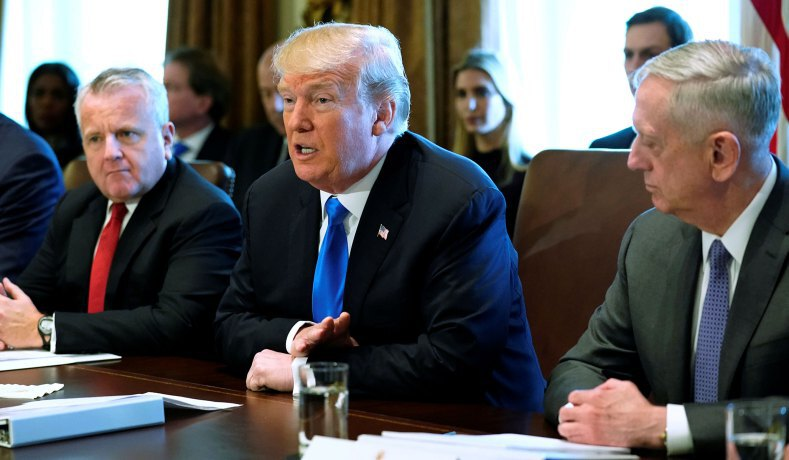
#> input picture trump_photos/1009.jpg, 789 x 460 px, found by its file name; its folder holds only this picture in this run
$ python facefinder.py
#> lines starting #> are read from the running program, lines starting #| are printed output that depends on the picture
import cv2
import os, sys
from PIL import Image
# change the paths here to make them workable
path ="/Users/campberebe3/Desktop/faceassignment/trump_photos/"
path2 = "/Users/campberebe3/Desktop/faceassignment/Trumpfaces/"
dirs =os.listdir(path)

face_cascade = cv2.CascadeClassifier('face_detector.xml')


def findface():
    counter = 0
    for item in dirs:
        if os.path.isfile(path+item):
            img = cv2.imread(path+item)
#> img is the input picture: shape (460, 789, 3); mean B, G, R 87.9, 87.4, 90.1
            facez = face_cascade.detectMultiScale(img,1.1,4)
#> facez = [[26, 76, 48, 48], [442, 72, 60, 60], [68, 103, 88, 88], [261, 69, 78, 78]]

            for(x,y,w,h) in facez:

                counter += 1
                facew = x+w
#> facew = 74
                rectw = int(w/4)
#> rectw = 12
                recth = int(h/4)
#> recth = 12
                offy =int(recth/2)
#> offy = 6
                offx =int(rectw/2)
#> offx = 6

                im = Image.open(path+item)
                im_crop = im.crop((x-offx,y-offy,x+w+rectw,y+h+recth))
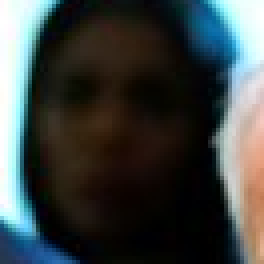
#> im_crop: PIL image 66x66 RGB (shown 4 times larger); mean R, G, B 61.4, 67.1, 65.7
                im_crop.save(path2+"crop"+str(counter)+".jpg")


    print("found "+str(counter)+" faces!")


findface()

$ run again, on trump_photos/1191.jpg
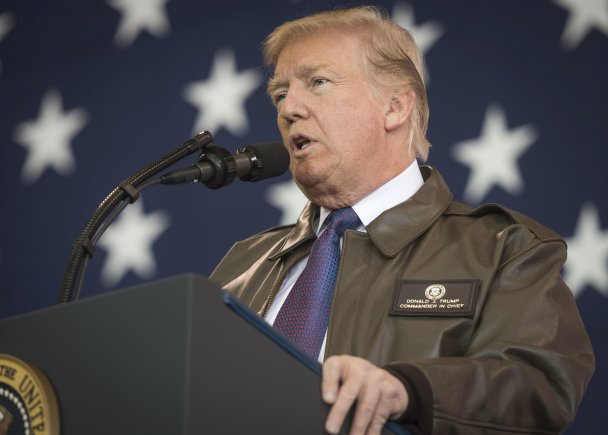
#> input picture trump_photos/1191.jpg, 608 x 435 px, found by its file name
#> in findface, img is the input picture: shape (435, 608, 3); mean B, G, R 77.3, 75.6, 80.5
#> facez = [[253, 17, 159, 159]]
#> facew = 412
#> rectw = 39
#> offy = 19
#> in findface, `im_crop = im.crop((x-offx,y-offy,x+w+rectw,y+h+recth))`:
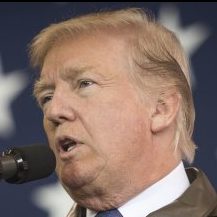
#> im_crop: PIL image 217x217 RGB; mean R, G, B 130.6, 110.4, 102.3

$ run again, on trump_photos/1209.jpg
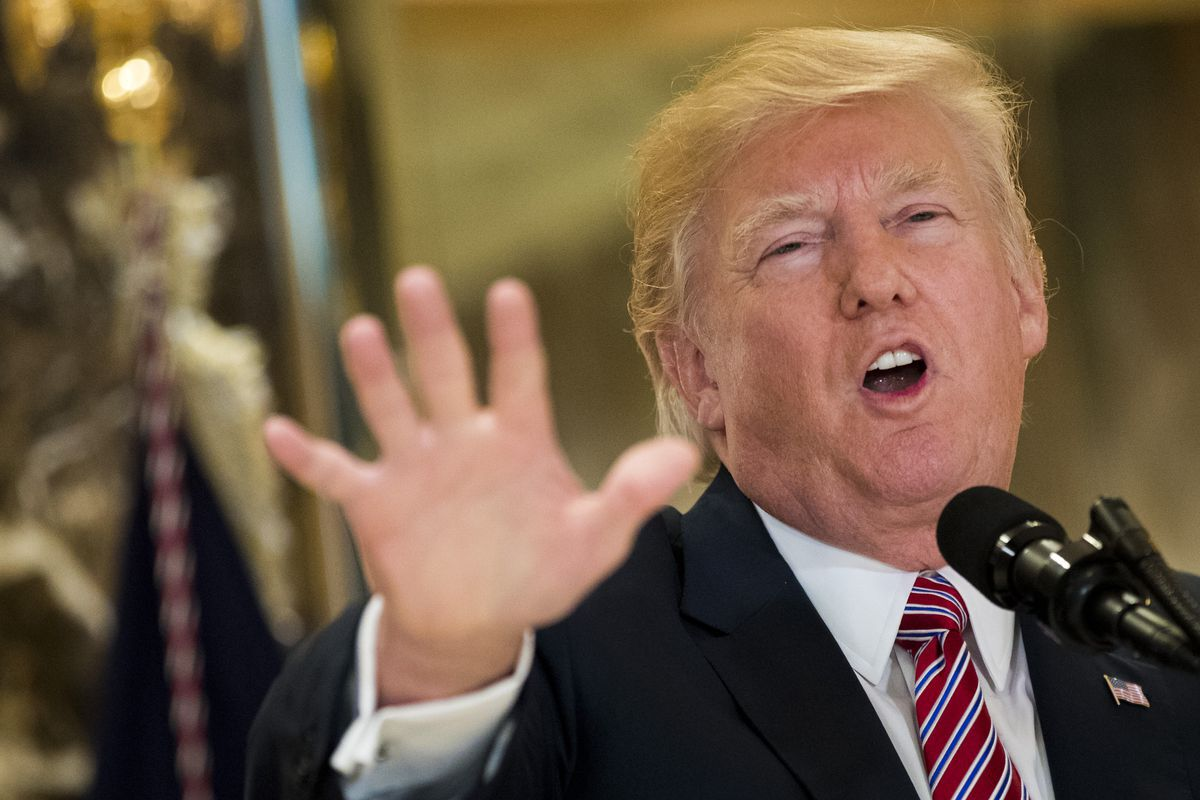
#> input picture trump_photos/1209.jpg, 1200 x 800 px, found by its file name
#> in findface, img is the input picture: shape (800, 1200, 3); mean B, G, R 69.6, 90.6, 111.7
#> facez = [[706, 99, 340, 340]]
#> facew = 1046
#> rectw = 85
#> offy = 42
#> in findface, `im_crop = im.crop((x-offx,y-offy,x+w+rectw,y+h+recth))`:
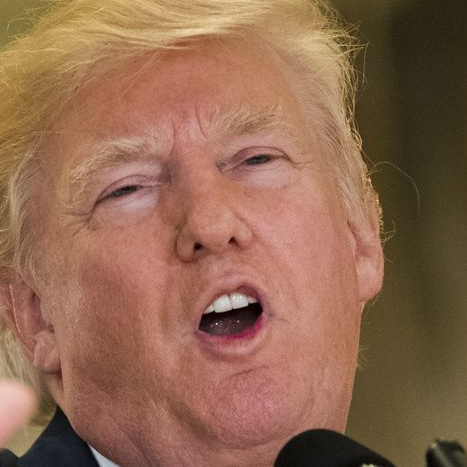
#> im_crop: PIL image 467x467 RGB; mean R, G, B 143.7, 104, 79.7

$ run again, on trump_photos/1239.jpg
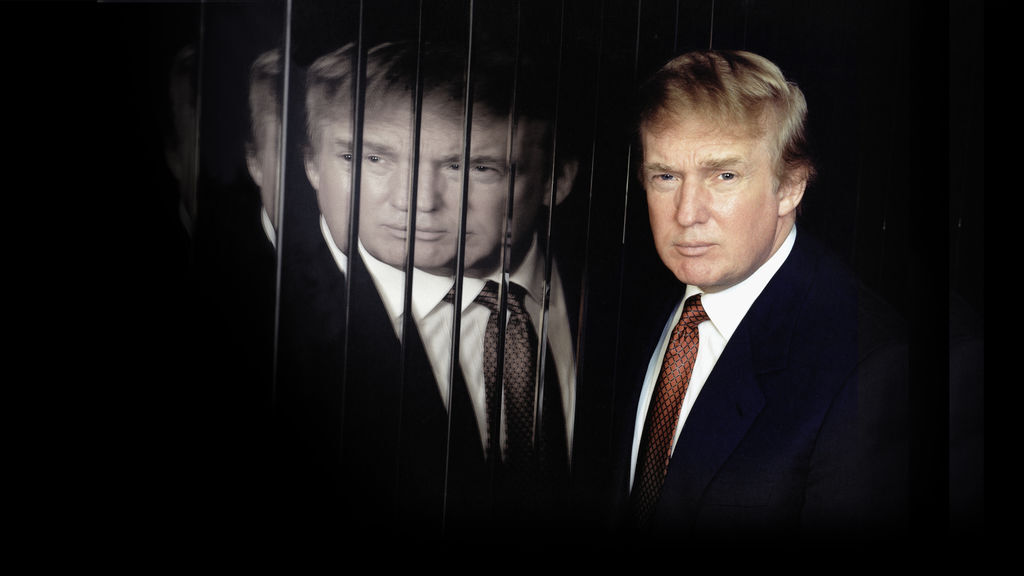
#> input picture trump_photos/1239.jpg, 1024 x 576 px, found by its file name
#> in findface, img is the input picture: shape (576, 1024, 3); mean B, G, R 26.3, 26.5, 29.5
#> facez = [[296, 139, 66, 66], [622, 121, 145, 145]]
#> facew = 362
#> rectw = 16
#> offy = 8
#> in findface, `im_crop = im.crop((x-offx,y-offy,x+w+rectw,y+h+recth))`:
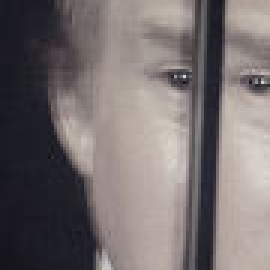
#> im_crop: PIL image 90x90 RGB (shown 3 times larger); mean R, G, B 118, 110.4, 110.6

$ run again, on trump_photos/1064.jpg
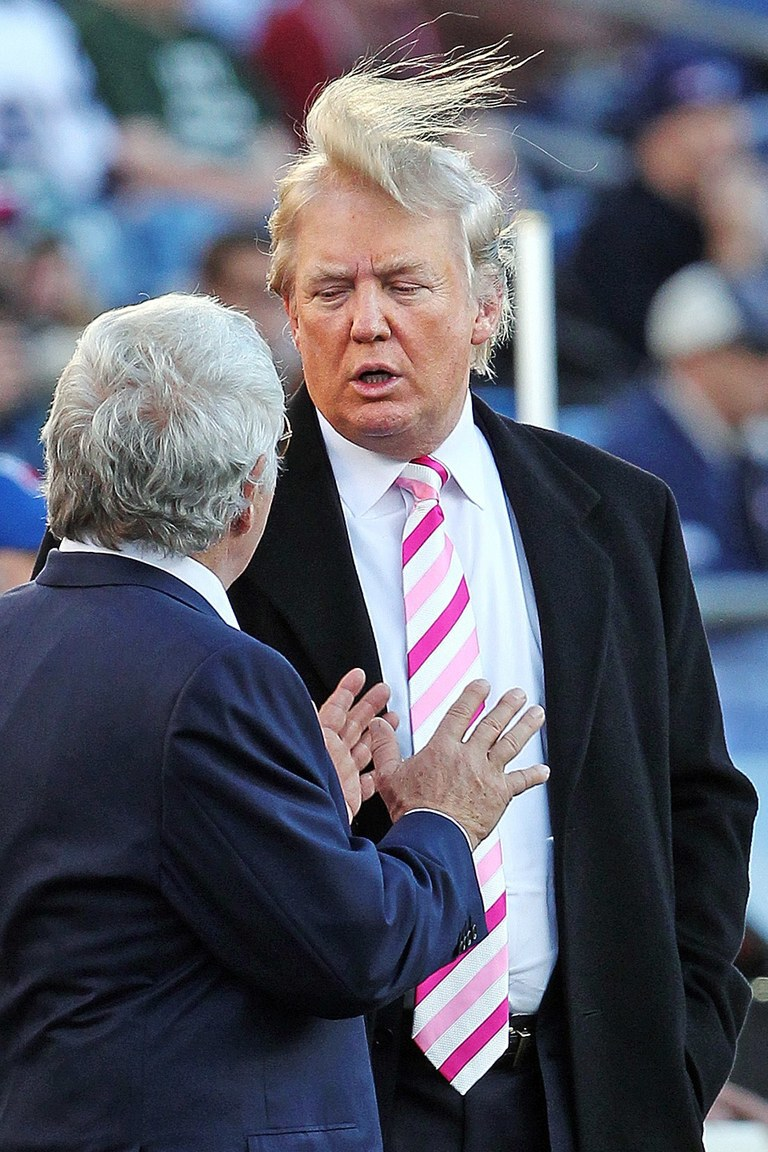
#> input picture trump_photos/1064.jpg, 768 x 1152 px, found by its file name
#> in findface, img is the input picture: shape (1152, 768, 3); mean B, G, R 103.6, 90.9, 89.8
#> facez = [[267, 207, 203, 203]]
#> facew = 470
#> rectw = 50
#> offy = 25
#> in findface, `im_crop = im.crop((x-offx,y-offy,x+w+rectw,y+h+recth))`:
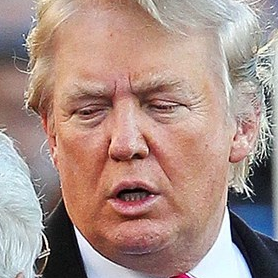
#> im_crop: PIL image 278x278 RGB; mean R, G, B 168.9, 142.7, 134.8
